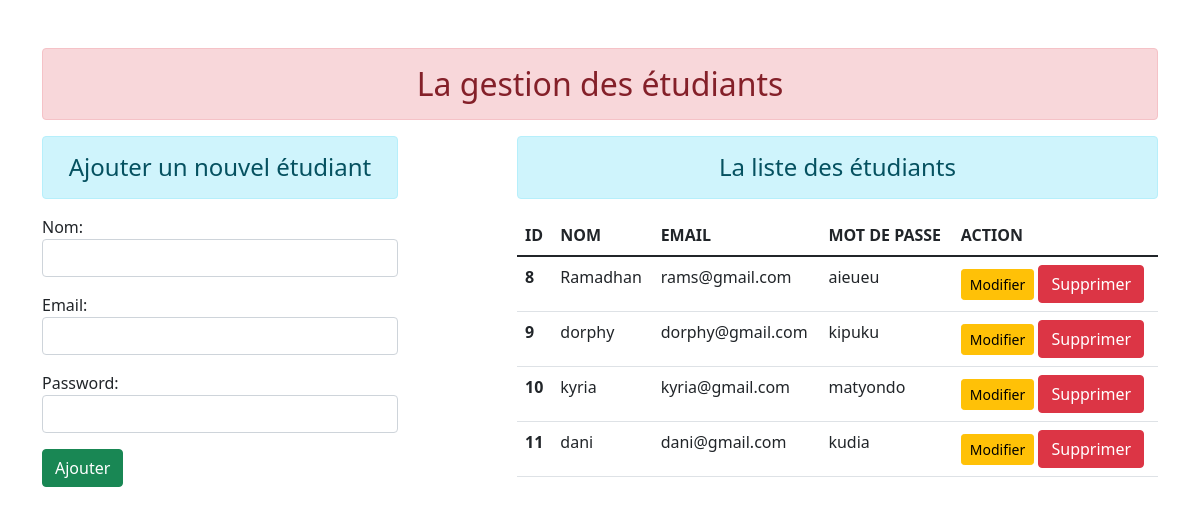
The page / on the database its author committed.
### student/models.py (models this page shows)
class User(models.Model):
    nom = models.CharField(max_length=70)
    email = models.CharField(max_length=100)
    password = models.CharField(max_length=100)

### student/views.py (the view)
# urls.py: path('', views.addView, name="addView"),
def addView(request):
    if request.method == 'POST':
        fm = StudentRegistration(request.POST)
        if fm.is_valid():
            nm = fm.cleaned_data['nom']
            em = fm.cleaned_data['email']
            pw = fm.cleaned_data['password']
            reg = User(nom = nm, email=em, password=pw)
            reg.save()
            fm = StudentRegistration()
    else:
        fm = StudentRegistration()
    stud = User.objects.all()
    return render(request, 'student/addView.html', {'form':fm, 'stud':stud})

### student/forms.py
class StudentRegistration(forms.ModelForm):
    class Meta:
        model = User
        fields = ['nom', 'email', 'password']
        widgets = {
            'nom': forms.TextInput(attrs={'class': 'form-control'}),
            'email': forms.EmailInput(attrs={'class': 'form-control'}),
            'password': forms.PasswordInput(attrs={'class': 'form-control'}),
        }

### student/templates/student/addView.html (shortened to what this page needs)
{% extends 'student/base.html' %}
{% block contenu %}
<div class="row">
<div class="col-sm-4">
    <h4 class="text-center alert alert-info">Ajouter un nouvel étudiant</h4>
<form action="" method="POST">
    {{form.as_p}}
    <input type="submit" class="btn btn-success" value="Ajouter">
</form>
</div>
    <div class="col-sm-7 offset-1">
        <h4 class="text-center alert alert-info">La liste des étudiants</h4>
        {% if stud %}
        <table class="table table-hover">
  <thead>
    <tr>
      <th scope="col">ID</th>
      <th scope="col">NOM</th>
      <th scope="col">EMAIL</th>
      <th scope="col">MOT DE PASSE</th>
        <th scope="col">ACTION</th>
    </tr>
  </thead>
  <tbody>
        {% for st in stud %}
    <tr>
      <th scope="row">{{st.id}}</th>
      <td>{{st.nom}}</td>
      <td>{{st.email}}</td>
      <td>{{st.password}}</td>
        <td>
            <a href="{% url 'updatedata' st.id %}" class="btn btn-warning btn-sm">Modifier</a>
            <form action="{% url 'deletedata' st.id %}" method="post" class="d-inline"> {% csrf_token %}
                <input type="submit" class="btn btn-danger" value="Supprimer">
            </form>
        </td>
    </tr>
        {% endfor %}
  </tbody>
</table>
        {% else %}
        <h4 class="text-center alert alert-warning">Pas d'enregistrement</h4>
        {% endif %}
    </div>
</div>
{% endblock %}

### student/templates/student/base.html (shortened to what this page needs)
<!DOCTYPE html>
{% load static %}
<html lang="fr">
<head>
    <link rel="stylesheet" href="{% static 'student/css/bootstrap.css' %}">
</head>
<body>
<div class="container mt-5">
    <h2 class="text-center alert alert-danger">La gestion des étudiants</h2>
    {% block contenu %}{% endblock %}
</div>
</body>
</html>

### rows shown on the page
User: id "8", nom "Ramadhan", email "rams@gmail.com", password "aieueu"
User: id "9", nom "dorphy", email "dorphy@gmail.com", password "kipuku"
User: id "10", nom "kyria", email "kyria@gmail.com", password "matyondo"
User: id "11", nom "dani", email "dani@gmail.com", password "kudia"
